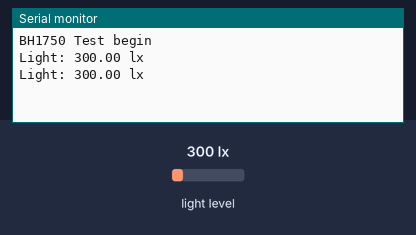
The sketch below on a simulated ESP8266 (Wemos D1 mini). Shown: the last lines printed to the serial monitor. Inputs (shaded band) come from the test bench; at power-on: light level 300 lx.

Above: at 1.8 s.
1.9 s: light level set to 40 lx
At 2.4 s:
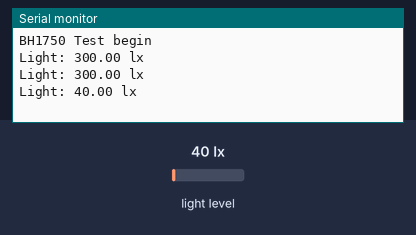
3.4 s: light level set to 500 lx
At 4.8 s:
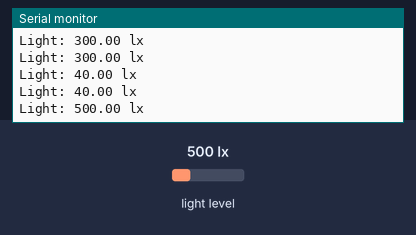
Timing chart, 0 to 6.4 s (numbered marks = the images above; inputs shaded):
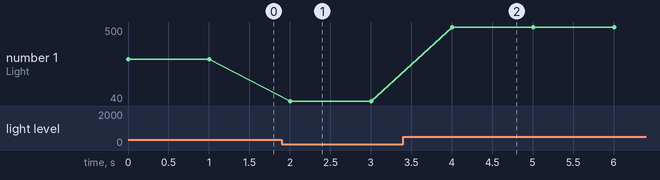

The sketch:

HelloBH1750.ino
```cpp
#include <Wire.h>
#include <BH1750.h>

BH1750 lightMeter;


void setup(){
  Serial.begin(9600);
//  pinMode(D0, OUTPUT);
//  pinMode(D3, OUTPUT);
//  pinMode(D4, OUTPUT);
//  pinMode(D5, OUTPUT);
//  pinMode(D6, OUTPUT);
//  pinMode(D7, OUTPUT);
//  pinMode(D8, OUTPUT);
//  digitalWrite(D0, HIGH);
//  digitalWrite(D3, HIGH);
//  digitalWrite(D4, HIGH);
//  digitalWrite(D5, HIGH);
//  digitalWrite(D6, HIGH);
//  digitalWrite(D7, HIGH);
//  digitalWrite(D8, HIGH);
  // Initialize the I2C bus (BH1750 library doesn't do this automatically)
  Wire.begin(D2, D1);
  // On esp8266 you can select SCL and SDA pins using Wire.begin(D4, D3);
  // For Wemos / Lolin D1 Mini Pro and the Ambient Light shield use Wire.begin(D2, D1);
  lightMeter.begin();
  Serial.println(F("BH1750 Test begin"));
}


void loop() {
  float lux = lightMeter.readLightLevel();
  Serial.print("Light: ");
  Serial.print(lux);
  Serial.println(" lx");
//  digitalWrite(D0, LOW);
//  digitalWrite(D3, LOW);
//  digitalWrite(D4, LOW);
//  digitalWrite(D5, LOW);
//  digitalWrite(D6, LOW);
//  digitalWrite(D7, LOW);
//  digitalWrite(D8, LOW);
  delay(1000);
  lux = lightMeter.readLightLevel();
  Serial.print("Light: ");
  Serial.print(lux);
  Serial.println(" lx");
//  digitalWrite(D0, HIGH);
//  digitalWrite(D3, HIGH);
//  digitalWrite(D4, HIGH);
//  digitalWrite(D5, HIGH);
//  digitalWrite(D6, HIGH);
//  digitalWrite(D7, HIGH);
//  digitalWrite(D8, HIGH);
  delay(1000);
}
```

Measured:
- after the input at 1.9 s, the serial monitor: prints a new line after 0.10 s (image 1)
- after the input at 3.4 s, the serial monitor: prints a new line after 0.60 s (image 2)
- plotted number 1: 300 → 40 after the input at 1.9 s, 40 → 500 after the input at 3.4 s
